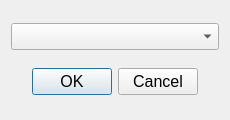
<?xml version="1.0" encoding="UTF-8"?>
<ui version="4.0">
 <class>DialogWebDriver</class>
 <widget class="QDialog" name="DialogWebDriver">
  <property name="geometry">
   <rect>
    <x>0</x>
    <y>0</y>
    <width>230</width>
    <height>120</height>
   </rect>
  </property>
  <property name="windowTitle">
   <string>Select Web Driver</string>
  </property>
  <property name="windowIcon">
   <iconset>
    <normaloff>icons/icon-webdriver.png</normaloff>icons/icon-webdriver.png</iconset>
  </property>
  <layout class="QVBoxLayout" name="verticalLayout">
   <item>
    <widget class="QComboBox" name="comboBox">
     <property name="font">
      <font>
       <pointsize>12</pointsize>
      </font>
     </property>
     <property name="currentText">
      <string/>
     </property>
    </widget>
   </item>
   <item>
    <widget class="QDialogButtonBox" name="buttonBox">
     <property name="font">
      <font>
       <pointsize>12</pointsize>
      </font>
     </property>
     <property name="orientation">
      <enum>Qt::Horizontal</enum>
     </property>
     <property name="standardButtons">
      <set>QDialogButtonBox::Cancel|QDialogButtonBox::Ok</set>
     </property>
     <property name="centerButtons">
      <bool>true</bool>
     </property>
    </widget>
   </item>
  </layout>
 </widget>
 <resources/>
 <connections>
  <connection>
   <sender>buttonBox</sender>
   <signal>accepted()</signal>
   <receiver>DialogWebDriver</receiver>
   <slot>accept()</slot>
   <hints>
    <hint type="sourcelabel">
     <x>248</x>
     <y>254</y>
    </hint>
    <hint type="destinationlabel">
     <x>157</x>
     <y>274</y>
    </hint>
   </hints>
  </connection>
  <connection>
   <sender>buttonBox</sender>
   <signal>rejected()</signal>
   <receiver>DialogWebDriver</receiver>
   <slot>reject()</slot>
   <hints>
    <hint type="sourcelabel">
     <x>316</x>
     <y>260</y>
    </hint>
    <hint type="destinationlabel">
     <x>286</x>
     <y>274</y>
    </hint>
   </hints>
  </connection>
 </connections>
</ui>
